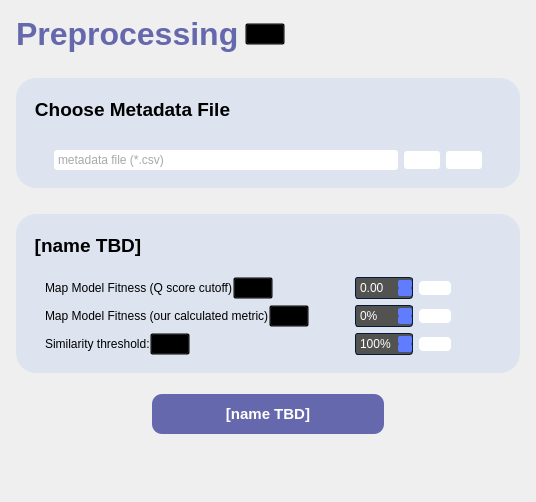
       <widget class="QWidget" name="stackedWidgetPage3">
        <layout class="QGridLayout" name="gridLayout_12">
         <item row="0" column="0">
          <widget class="QWidget" name="baseLayer_3" native="true">
           <property name="styleSheet">
            <string notr="true">QWidget#baseLayer_3 {
	font-size: 24pt;
    font-weight: bold;
	border: transparent;
	padding-top: 30px;
}</string>
           </property>
           <layout class="QVBoxLayout" name="verticalLayout_16">
            <property name="leftMargin">
             <number>5</number>
            </property>
            <property name="topMargin">
             <number>5</number>
            </property>
            <property name="rightMargin">
             <number>5</number>
            </property>
            <property name="bottomMargin">
             <number>5</number>
            </property>
            <item>
             <widget class="QWidget" name="page3TitleWidget" native="true">
              <layout class="QHBoxLayout" name="horizontalLayout_26">
               <property name="leftMargin">
                <number>0</number>
               </property>
               <property name="topMargin">
                <number>0</number>
               </property>
               <property name="rightMargin">
                <number>0</number>
               </property>
               <property name="bottomMargin">
                <number>0</number>
               </property>
               <item>
                <widget class="QLabel" name="page3TitleLabel">
                 <property name="font">
                  <font>
                   <pointsize>24</pointsize>
                   <weight>75</weight>
                   <bold>true</bold>
                  </font>
                 </property>
                 <property name="styleSheet">
                  <string notr="true">QLabel {
	background-color: transparent;
	color: #6668ad;
}</string>
                 </property>
                 <property name="text">
                  <string>Preprocessing</string>
                 </property>
                </widget>
               </item>
               <item>
                <widget class="QPushButton" name="qScoreInfo_btn_3">
                 <property name="cursor">
                  <cursorShape>PointingHandCursor</cursorShape>
                 </property>
                 <property name="styleSheet">
                  <string notr="true">background-color: transparent;</string>
                 </property>
                 <property name="text">
                  <string/>
                 </property>
                 <property name="icon">
                  <iconset resource="resources.qrc">
                   <normaloff>:/icons/info-circle-svgrepo-com.svg</normaloff>:/icons/info-circle-svgrepo-com.svg</iconset>
                 </property>
                 <property name="iconSize">
                  <size>
                   <width>20</width>
                   <height>20</height>
                  </size>
                 </property>
                </widget>
               </item>
               <item>
                <spacer name="horizontalSpacer_17">
                 <property name="orientation">
                  <enum>Qt::Horizontal</enum>
                 </property>
                 <property name="sizeHint" stdset="0">
                  <size>
                   <width>40</width>
                   <height>20</height>
                  </size>
                 </property>
                </spacer>
               </item>
              </layout>
             </widget>
            </item>
            <item>
             <spacer name="verticalSpacer_3">
              <property name="orientation">
               <enum>Qt::Vertical</enum>
              </property>
              <property name="sizeType">
               <enum>QSizePolicy::Fixed</enum>
              </property>
              <property name="sizeHint" stdset="0">
               <size>
                <width>20</width>
                <height>20</height>
               </size>
              </property>
             </spacer>
            </item>
            <item>
             <widget class="QGroupBox" name="A_chooseCSV">
              <property name="styleSheet">
               <string notr="true">QGroupBox#A_chooseCSV {
    border-radius: 20px;
	background-color: rgba(193, 211, 239, 100);
	font-size: 14pt;
    font-weight: bold;
	padding-top: 30px;
	padding-left: 20px;
	padding-right: 20px;
}

QGroupBox::title {
	background-color: transparent;
	padding-top: 20px;
	padding-left: 16px;
	color: black;
}


QGroupBox {
	border: transparent;
}
</string>
              </property>
              <property name="title">
               <string>Choose Metadata File</string>
              </property>
              <layout class="QVBoxLayout" name="verticalLayout_19">
               <item>
                <widget class="QGroupBox" name="A1_dragAndDrop">
                 <property name="title">
                  <string/>
                 </property>
                 <layout class="QHBoxLayout" name="horizontalLayout_18"/>
                </widget>
               </item>
               <item>
                <widget class="QGroupBox" name="A2_csvFilepath">
                 <property name="title">
                  <string/>
                 </property>
                 <layout class="QHBoxLayout" name="horizontalLayout_19">
                  <item>
                   <widget class="QLineEdit" name="lineEdit_p3">
                    <property name="minimumSize">
                     <size>
                      <width>200</width>
                      <height>0</height>
                     </size>
                    </property>
                    <property name="toolTip">
                     <string>type or browse (note to self: check that file exists, if not spit the error out to the statusbar)</string>
                    </property>
                    <property name="styleSheet">
                     <string notr="true">QLineEdit
{
	background-color: white;
	color: #525251;
	/*border: 1px solid #051a39;*/
	border-radius: 3px;
	padding : 2px;
}</string>
                    </property>
                    <property name="text">
                     <string/>
                    </property>
                    <property name="dragEnabled">
                     <bool>false</bool>
                    </property>
                    <property name="placeholderText">
                     <string>metadata file (*.csv)</string>
                    </property>
                    <property name="clearButtonEnabled">
                     <bool>true</bool>
                    </property>
                   </widget>
                  </item>
                  <item>
                   <widget class="QPushButton" name="resetDefaultVal_btn">
                    <property name="cursor">
                     <cursorShape>PointingHandCursor</cursorShape>
                    </property>
                    <property name="styleSheet">
                     <string notr="true">background-color: white;
border-radius: 3px;
padding : 2px;</string>
                    </property>
                    <property name="text">
                     <string/>
                    </property>
                    <property name="icon">
                     <iconset resource="resources.qrc">
                      <normaloff>:/icons/reset3-svgrepo-com.svg</normaloff>:/icons/reset3-svgrepo-com.svg</iconset>
                    </property>
                   </widget>
                  </item>
                  <item>
                   <widget class="QPushButton" name="pushButton_p3">
                    <property name="cursor">
                     <cursorShape>PointingHandCursor</cursorShape>
                    </property>
                    <property name="toolTip">
                     <string>browse or type</string>
                    </property>
                    <property name="styleSheet">
                     <string notr="true">/*border-image: url(:/icons/browsefilesicon.png);*/
background-color: white;
border-radius: 3px;
padding : 2px;</string>
                    </property>
                    <property name="text">
                     <string/>
                    </property>
                    <property name="icon">
                     <iconset resource="resources.qrc">
                      <normaloff>:/icons/browsefilesicon_zoomed.png</normaloff>:/icons/browsefilesicon_zoomed.png</iconset>
                    </property>
                   </widget>
                  </item>
                 </layout>
                </widget>
               </item>
              </layout>
             </widget>
            </item>
            <item>
             <spacer name="verticalSpacer">
              <property name="orientation">
               <enum>Qt::Vertical</enum>
              </property>
              <property name="sizeType">
               <enum>QSizePolicy::Fixed</enum>
              </property>
              <property name="sizeHint" stdset="0">
               <size>
                <width>20</width>
                <height>20</height>
               </size>
              </property>
             </spacer>
            </item>
            <item>
             <widget class="QGroupBox" name="B_refineCSV">
              <property name="styleSheet">
               <string notr="true">QGroupBox#B_refineCSV {
    border-radius: 20px;
	background-color: rgba(193, 211, 239, 100);
	font-size: 14pt;
    font-weight: bold;
	padding-top: 30px;
	padding-left: 20px;
	padding-right: 20px;
}

QGroupBox::title {
	background-color: transparent;
	padding-top: 20px;
	padding-left: 16px;
	color: black;
}


QGroupBox {
	border: transparent;
}
</string>
              </property>
              <property name="title">
               <string>[name TBD]</string>
              </property>
              <layout class="QVBoxLayout" name="verticalLayout_9">
               <item>
                <widget class="QGroupBox" name="B1_dragAndDrop">
                 <property name="styleSheet">
                  <string notr="true"/>
                 </property>
                 <property name="title">
                  <string/>
                 </property>
                 <layout class="QHBoxLayout" name="horizontalLayout_38"/>
                </widget>
               </item>
               <item>
                <widget class="QWidget" name="widget_6" native="true">
                 <layout class="QHBoxLayout" name="horizontalLayout_17">
                  <property name="spacing">
                   <number>0</number>
                  </property>
                  <property name="leftMargin">
                   <number>0</number>
                  </property>
                  <property name="topMargin">
                   <number>0</number>
                  </property>
                  <property name="rightMargin">
                   <number>0</number>
                  </property>
                  <item>
                   <widget class="QWidget" name="widget" native="true">
                    <property name="sizePolicy">
                     <sizepolicy hsizetype="Fixed" vsizetype="Preferred">
                      <horstretch>0</horstretch>
                      <verstretch>0</verstretch>
                     </sizepolicy>
                    </property>
                    <property name="styleSheet">
                     <string notr="true">QSpinBox, 
QDoubleSpinBox
{
	background-color: #525251;
	color: #ffffff;
	border: 1px solid #051a39;
	border-radius: 3px;
	padding : 2px;

}


QSpinBox::disabled, 
QDoubleSpinBox::disabled
{
	background-color: #404040;
	color: #656565;
	border-color: #051a39;

}


QSpinBox:hover, 
QDoubleSpinBox::hover,
QDateTimeEdit::hover
{
    background-color: #626262;
    border: 1px solid #607cff;
    color:  #fff;
    padding: 2px

}


QSpinBox::up-button, QSpinBox::down-button,
QDoubleSpinBox::up-button, QDoubleSpinBox::down-button
{
    background-color: #607cff;
	border-radius: 2px;

}


QSpinBox::disabled, 
QDoubleSpinBox::disabled
{
	background-color: #404040;
	color: #656565;
	border-color: #051a39;

}


QSpinBox::up-button:hover, QSpinBox::down-button:hover,
QDoubleSpinBox::up-button:hover, QDoubleSpinBox::down-button:hover
{
    background-color: #8399ff;
    border: 1px solid #8399ff;

}


QSpinBox::up-button:disabled, QSpinBox::down-button:disabled,
QDoubleSpinBox::up-button:disabled, QDoubleSpinBox::down-button:disabled
{
	background-color: #404040;
	color: #656565;
	border-color: #051a39;

}


QSpinBox::up-button:pressed, QSpinBox::down-button:pressed,
QDoubleSpinBox::up-button:pressed, QDoubleSpinBox::down-button::pressed
{
    background-color: #4969ff;
    border: 1px solid #4969ff;

}


QSpinBox::down-arrow,
QDoubleSpinBox::down-arrow
{
    image: url(://arrow-down.png);
    width: 7px;

}


QSpinBox::up-arrow,
QDoubleSpinBox::up-arrow
{
    image: url(://arrow-up.png);
    width: 7px;

}</string>
                    </property>
                    <layout class="QGridLayout" name="gridLayout_4">
                     <property name="leftMargin">
                      <number>0</number>
                     </property>
                     <property name="topMargin">
                      <number>0</number>
                     </property>
                     <property name="rightMargin">
                      <number>0</number>
                     </property>
                     <property name="bottomMargin">
                      <number>0</number>
                     </property>
                     <item row="0" column="2">
                      <widget class="QPushButton" name="clearQScore_btn">
                       <property name="cursor">
                        <cursorShape>PointingHandCursor</cursorShape>
                       </property>
                       <property name="styleSheet">
                        <string notr="true">background-color: white;
border-radius: 4;</string>
                       </property>
                       <property name="text">
                        <string/>
                       </property>
                       <property name="icon">
                        <iconset resource="resources.qrc">
                         <normaloff>:/icons/refresh-cw-alt-3-svgrepo-com.svg</normaloff>:/icons/refresh-cw-alt-3-svgrepo-com.svg</iconset>
                       </property>
                      </widget>
                     </item>
                     <item row="1" column="2">
                      <widget class="QPushButton" name="clearMMF_btn">
                       <property name="cursor">
                        <cursorShape>PointingHandCursor</cursorShape>
                       </property>
                       <property name="styleSheet">
                        <string notr="true">background-color: white;
border-radius: 4;</string>
                       </property>
                       <property name="text">
                        <string/>
                       </property>
                       <property name="icon">
                        <iconset resource="resources.qrc">
                         <normaloff>:/icons/refresh-cw-alt-3-svgrepo-com.svg</normaloff>:/icons/refresh-cw-alt-3-svgrepo-com.svg</iconset>
                       </property>
                      </widget>
                     </item>
                     <item row="0" column="0">
                      <widget class="QWidget" name="widget_10" native="true">
                       <layout class="QHBoxLayout" name="horizontalLayout_22">
                        <property name="spacing">
                         <number>0</number>
                        </property>
                        <property name="leftMargin">
                         <number>0</number>
                        </property>
                        <property name="topMargin">
                         <number>0</number>
                        </property>
                        <property name="rightMargin">
                         <number>0</number>
                        </property>
                        <property name="bottomMargin">
                         <number>0</number>
                        </property>
                        <item>
                         <widget class="QLabel" name="qScoreLabel">
                          <property name="text">
                           <string>Map Model Fitness (Q score cutoff)</string>
                          </property>
                         </widget>
                        </item>
                        <item>
                         <widget class="QPushButton" name="qScoreInfo_btn">
                          <property name="cursor">
                           <cursorShape>PointingHandCursor</cursorShape>
                          </property>
                          <property name="styleSheet">
                           <string notr="true">background-color: transparent;</string>
                          </property>
                          <property name="text">
                           <string/>
                          </property>
                          <property name="icon">
                           <iconset resource="resources.qrc">
                            <normaloff>:/icons/info-circle-svgrepo-com.svg</normaloff>:/icons/info-circle-svgrepo-com.svg</iconset>
                          </property>
                         </widget>
                        </item>
                        <item>
                         <spacer name="horizontalSpacer_13">
                          <property name="orientation">
                           <enum>Qt::Horizontal</enum>
                          </property>
                          <property name="sizeHint" stdset="0">
                           <size>
                            <width>40</width>
                            <height>20</height>
                           </size>
                          </property>
                         </spacer>
                        </item>
                       </layout>
                      </widget>
                     </item>
                     <item row="2" column="2">
                      <widget class="QPushButton" name="clearSim_btn">
                       <property name="cursor">
                        <cursorShape>PointingHandCursor</cursorShape>
                       </property>
                       <property name="styleSheet">
                        <string notr="true">background-color: white;
border-radius: 4;</string>
                       </property>
                       <property name="text">
                        <string/>
                       </property>
                       <property name="icon">
                        <iconset resource="resources.qrc">
                         <normaloff>:/icons/refresh-cw-alt-3-svgrepo-com.svg</normaloff>:/icons/refresh-cw-alt-3-svgrepo-com.svg</iconset>
                       </property>
                      </widget>
                     </item>
                     <item row="2" column="1">
                      <widget class="QSpinBox" name="similaritySpinBox">
                       <property name="accelerated">
                        <bool>true</bool>
                       </property>
                       <property name="suffix">
                        <string>%</string>
                       </property>
                       <property name="maximum">
                        <number>100</number>
                       </property>
                       <property name="value">
                        <number>100</number>
                       </property>
                      </widget>
                     </item>
                     <item row="0" column="1">
                      <widget class="QDoubleSpinBox" name="qScoreDoubleSpinBox">
                       <property name="accelerated">
                        <bool>true</bool>
                       </property>
                       <property name="maximum">
                        <double>1.000000000000000</double>
                       </property>
                       <property name="singleStep">
                        <double>0.010000000000000</double>
                       </property>
                      </widget>
                     </item>
                     <item row="1" column="1">
                      <widget class="QSpinBox" name="mapModelFitnessSpinBox">
                       <property name="accelerated">
                        <bool>true</bool>
                       </property>
                       <property name="suffix">
                        <string>%</string>
                       </property>
                       <property name="maximum">
                        <number>100</number>
                       </property>
                      </widget>
                     </item>
                     <item row="1" column="0">
                      <widget class="QWidget" name="widget_11" native="true">
                       <layout class="QHBoxLayout" name="horizontalLayout_24">
                        <property name="spacing">
                         <number>0</number>
                        </property>
                        <property name="leftMargin">
                         <number>0</number>
                        </property>
                        <property name="topMargin">
                         <number>0</number>
                        </property>
                        <property name="rightMargin">
                         <number>0</number>
                        </property>
                        <property name="bottomMargin">
                         <number>0</number>
                        </property>
                        <item>
                         <widget class="QLabel" name="mapModelFitnessLabel">
                          <property name="text">
                           <string>Map Model Fitness (our calculated metric)</string>
                          </property>
                         </widget>
                        </item>
                        <item>
                         <widget class="QPushButton" name="mmfInfo_btn">
                          <property name="cursor">
                           <cursorShape>PointingHandCursor</cursorShape>
                          </property>
                          <property name="styleSheet">
                           <string notr="true">background-color: transparent;</string>
                          </property>
                          <property name="text">
                           <string/>
                          </property>
                          <property name="icon">
                           <iconset resource="resources.qrc">
                            <normaloff>:/icons/info-circle-svgrepo-com.svg</normaloff>:/icons/info-circle-svgrepo-com.svg</iconset>
                          </property>
                         </widget>
                        </item>
                        <item>
                         <spacer name="horizontalSpacer_14">
                          <property name="orientation">
                           <enum>Qt::Horizontal</enum>
                          </property>
                          <property name="sizeHint" stdset="0">
                           <size>
                            <width>40</width>
                            <height>20</height>
                           </size>
                          </property>
                         </spacer>
                        </item>
                       </layout>
                      </widget>
                     </item>
                     <item row="2" column="0">
                      <widget class="QWidget" name="widget_12" native="true">
                       <layout class="QHBoxLayout" name="horizontalLayout_23">
                        <property name="spacing">
                         <number>0</number>
                        </property>
                        <property name="leftMargin">
                         <number>0</number>
                        </property>
                        <property name="topMargin">
                         <number>0</number>
                        </property>
                        <property name="rightMargin">
                         <number>0</number>
                        </property>
                        <property name="bottomMargin">
                         <number>0</number>
                        </property>
                        <item>
                         <widget class="QLabel" name="similarityLabel">
                          <property name="text">
                           <string>Similarity threshold:</string>
                          </property>
                         </widget>
                        </item>
                        <item>
                         <widget class="QPushButton" name="simInfo_btn">
                          <property name="cursor">
                           <cursorShape>PointingHandCursor</cursorShape>
                          </property>
                          <property name="styleSheet">
                           <string notr="true">background-color: transparent;</string>
                          </property>
                          <property name="text">
                           <string/>
                          </property>
                          <property name="icon">
                           <iconset resource="resources.qrc">
                            <normaloff>:/icons/info-circle-svgrepo-com.svg</normaloff>:/icons/info-circle-svgrepo-com.svg</iconset>
                          </property>
                         </widget>
                        </item>
                        <item>
                         <spacer name="horizontalSpacer_15">
                          <property name="orientation">
                           <enum>Qt::Horizontal</enum>
                          </property>
                          <property name="sizeHint" stdset="0">
                           <size>
                            <width>40</width>
                            <height>20</height>
                           </size>
                          </property>
                         </spacer>
                        </item>
                       </layout>
                      </widget>
                     </item>
                    </layout>
                   </widget>
                  </item>
                  <item>
                   <spacer name="horizontalSpacer_12">
                    <property name="orientation">
                     <enum>Qt::Horizontal</enum>
                    </property>
                    <property name="sizeHint" stdset="0">
                     <size>
                      <width>40</width>
                      <height>20</height>
                     </size>
                    </property>
                   </spacer>
                  </item>
                 </layout>
                </widget>
               </item>
              </layout>
             </widget>
            </item>
            <item>
             <widget class="QGroupBox" name="B4_downloadbtn_2">
              <property name="styleSheet">
               <string notr="true">
QGroupBox{
	background: transparent;
	border: transparent;
}
</string>
              </property>
              <property name="title">
               <string/>
              </property>
              <layout class="QHBoxLayout" name="horizontalLayout_5">
               <item>
                <spacer name="horizontalSpacer_9">
                 <property name="orientation">
                  <enum>Qt::Horizontal</enum>
                 </property>
                 <property name="sizeHint" stdset="0">
                  <size>
                   <width>40</width>
                   <height>20</height>
                  </size>
                 </property>
                </spacer>
               </item>
               <item>
                <widget class="QPushButton" name="pushButton_p3_4">
                 <property name="sizePolicy">
                  <sizepolicy hsizetype="Fixed" vsizetype="Fixed">
                   <horstretch>0</horstretch>
                   <verstretch>0</verstretch>
                  </sizepolicy>
                 </property>
                 <property name="minimumSize">
                  <size>
                   <width>232</width>
                   <height>40</height>
                  </size>
                 </property>
                 <property name="font">
                  <font>
                   <pointsize>11</pointsize>
                   <weight>75</weight>
                   <bold>true</bold>
                  </font>
                 </property>
                 <property name="cursor">
                  <cursorShape>PointingHandCursor</cursorShape>
                 </property>
                 <property name="toolTip">
                  <string>&lt;html&gt;&lt;head/&gt;&lt;body&gt;&lt;p&gt;&lt;span style=&quot; font-weight:400;&quot;&gt;this is limiting the window's thickness when shrinking btw, prob a better way to go about sizepolicys&lt;/span&gt;&lt;/p&gt;&lt;/body&gt;&lt;/html&gt;</string>
                 </property>
                 <property name="styleSheet">
                  <string notr="true">QPushButton {
	background: #6668ad;
	border-radius: 10px;
	color: white;
}

QPushButton:hover, QPushButton:pressed {
	background: #000000;
}

QPushButton:pressed {
	border: 6px solid transparent;
}</string>
                 </property>
                 <property name="text">
                  <string>[name TBD]</string>
                 </property>
                </widget>
               </item>
               <item>
                <spacer name="horizontalSpacer_10">
                 <property name="orientation">
                  <enum>Qt::Horizontal</enum>
                 </property>
                 <property name="sizeHint" stdset="0">
                  <size>
                   <width>40</width>
                   <height>20</height>
                  </size>
                 </property>
                </spacer>
               </item>
              </layout>
             </widget>
            </item>
           </layout>
          </widget>
         </item>
         <item row="2" column="0">
          <spacer name="verticalSpacer_6">
           <property name="orientation">
            <enum>Qt::Vertical</enum>
           </property>
           <property name="sizeHint" stdset="0">
            <size>
             <width>20</width>
             <height>40</height>
            </size>
           </property>
          </spacer>
         </item>
        </layout>
       </widget>
